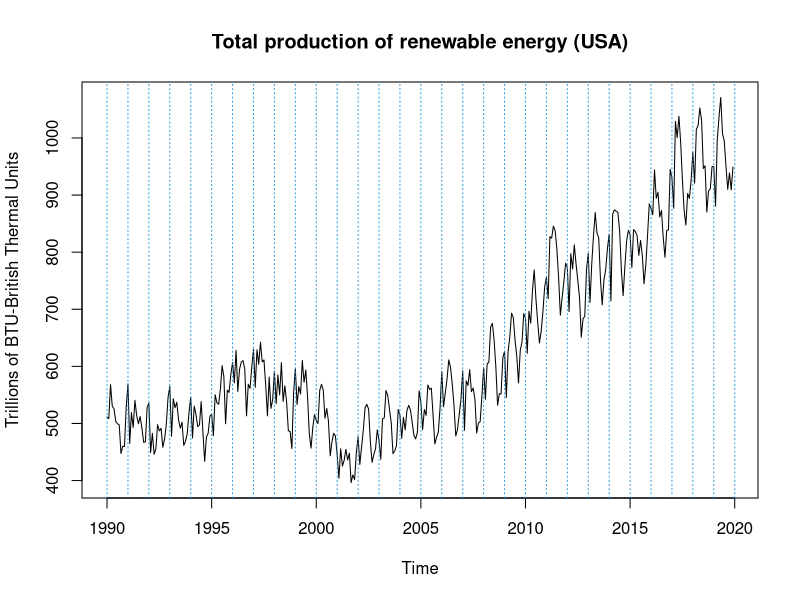
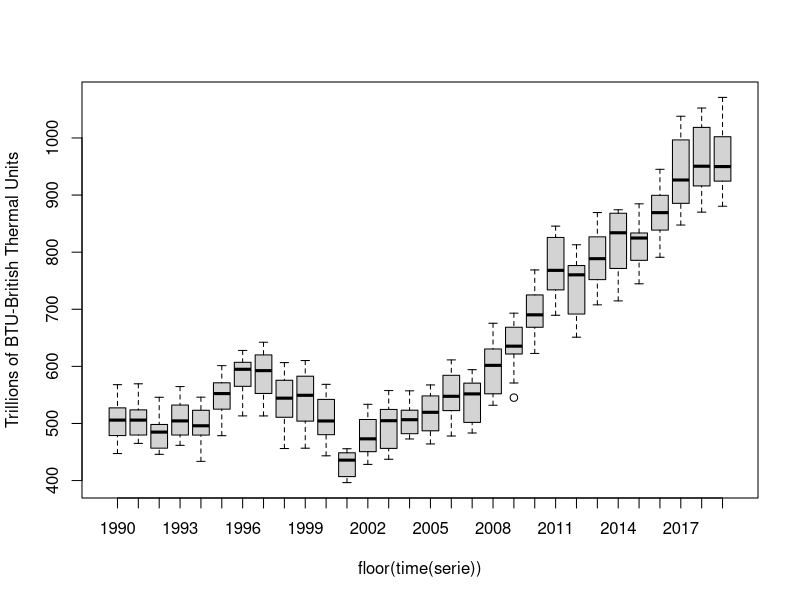
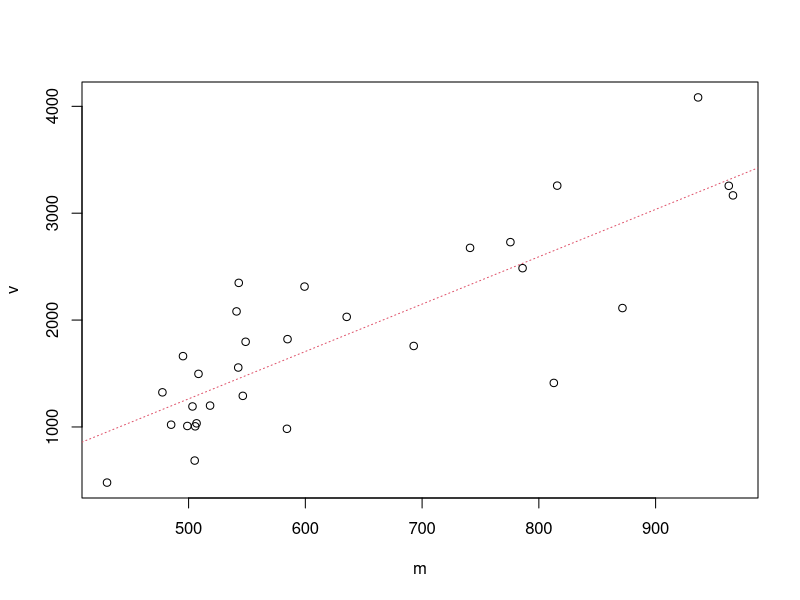
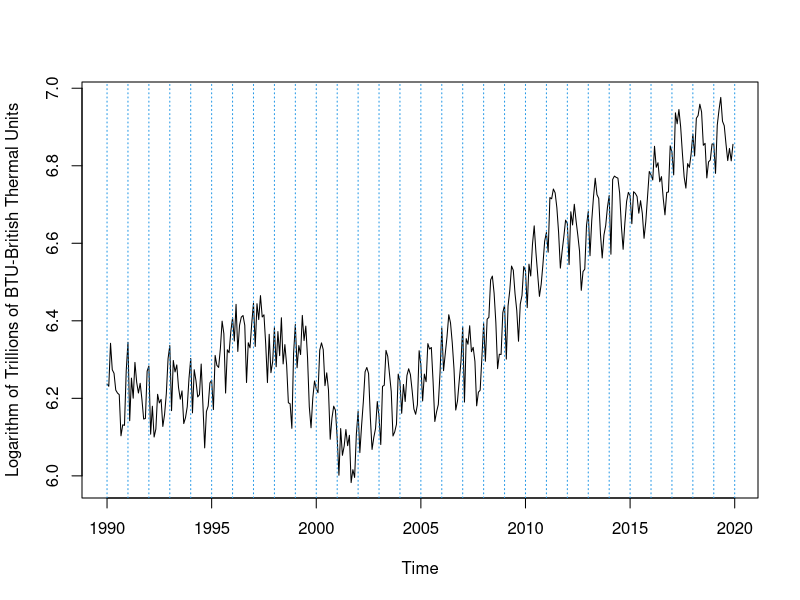
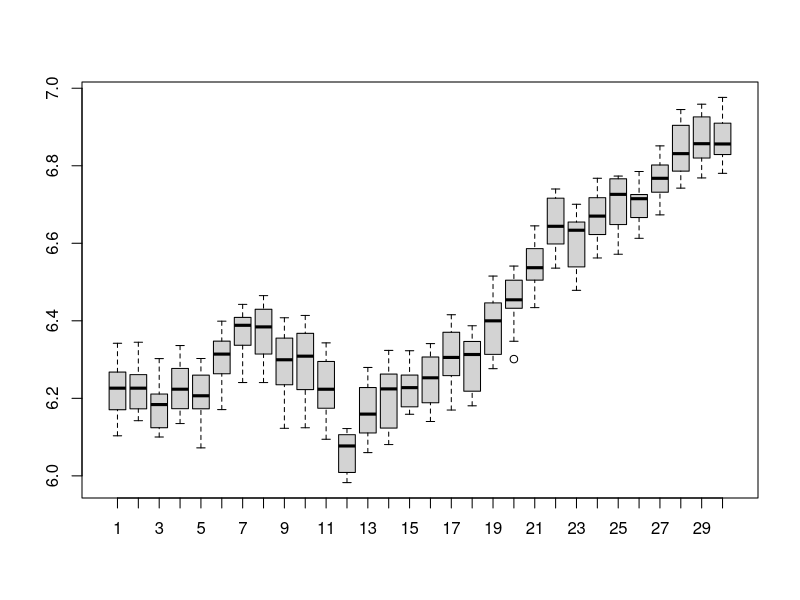
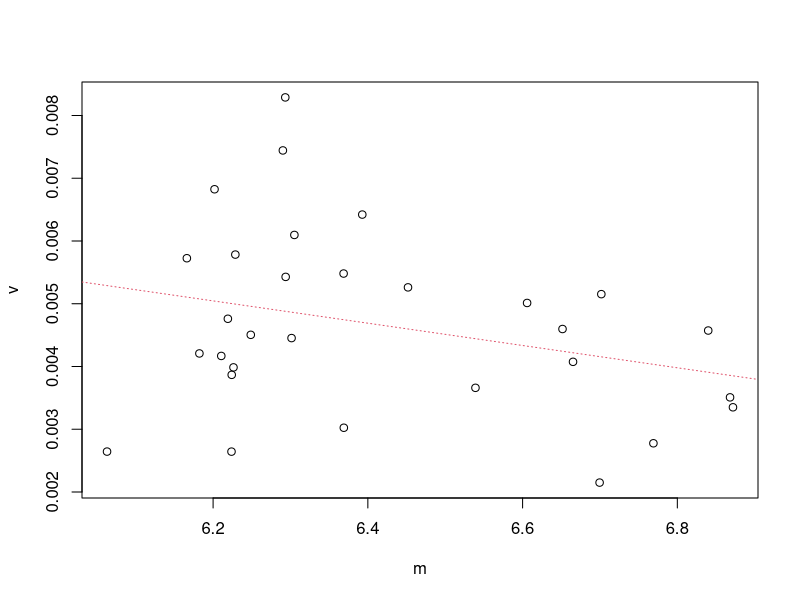
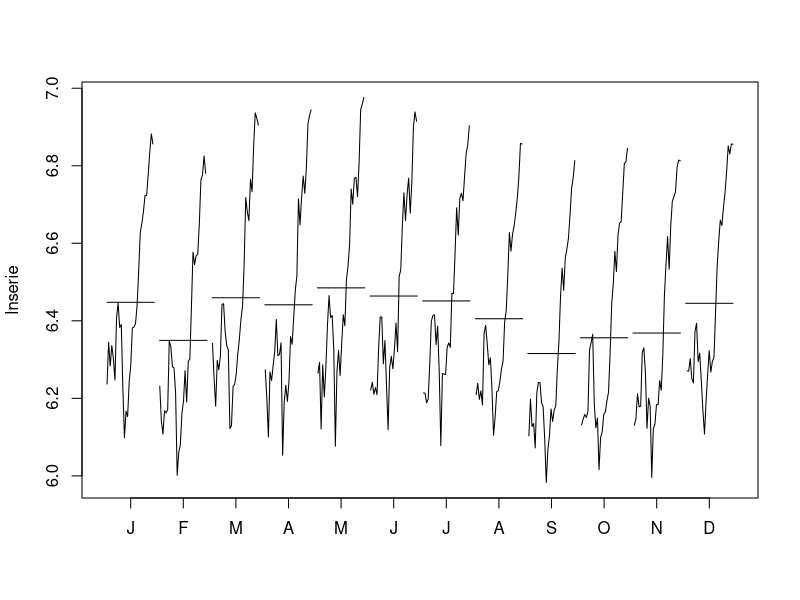
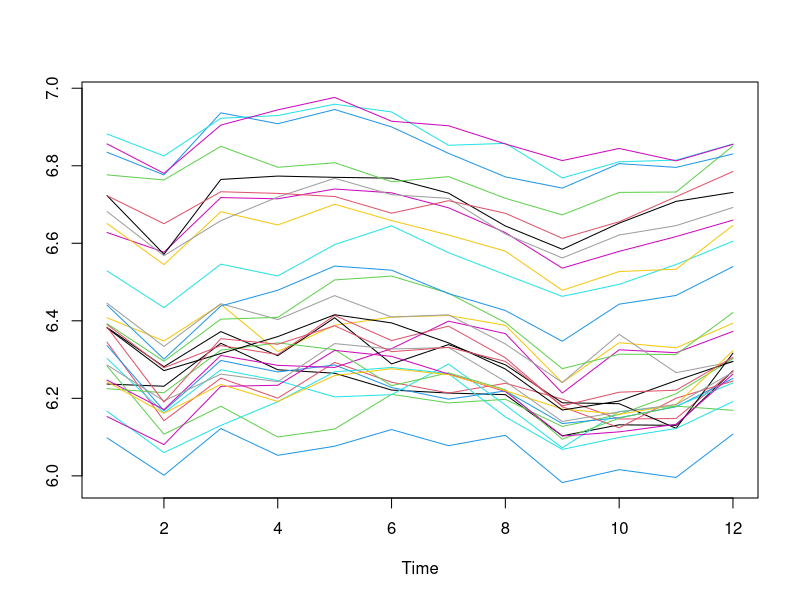

Source code (R) for these figures, in order:
## ---- chunk 1
knitr::opts_chunk$set(echo = TRUE)
## ---- chunk 2
serie=window(ts(read.table("RenewUSA.dat", header=F),start=1990,freq=12))
serie
## ---- chunk 3
plot(serie, main="Total production of renewable energy (USA)", ylab="Trillions of BTU-British Thermal Units")
abline(v=1990:2020,col=4,lty=3)
## ---- chunk 4
boxplot(serie~floor(time(serie)), ylab="Trillions of BTU-British Thermal Units")
## ---- chunk 5
m<-apply(matrix(serie,nrow=12),2,mean)
v<-apply(matrix(serie,nrow=12),2,var)
plot(v~m)
abline(lm(v~m),col=2,lty=3)
## ---- chunk 6
lnserie=log(serie)
plot(lnserie, ylab="Logarithm of Trillions of BTU-British Thermal Units")
abline(v=1990:2020,col=4,lty=3)
abline(h=0)
## ---- chunk 7
matrixlnserie <- matrix(lnserie,nrow=12)
boxplot(matrixlnserie)
## ---- chunk 8
m<-apply(matrixlnserie,2,mean)
v<-apply(matrixlnserie,2,var)
plot(v~m)
abline(lm(v~m),col=2,lty=3)
## ---- chunk 9
monthplot(lnserie)
## ---- chunk 10
ts.plot(matrix(lnserie,nrow=12),col=1:8)
## ---- chunk 11
d12lnserie<-diff(lnserie,lag=12)
plot(d12lnserie)
abline(h=0)
abline(h=mean(d12lnserie),col=2)
## ---- chunk 12
monthplot(d12lnserie)
## ---- chunk 13
ts.plot(matrix(d12lnserie,nrow=12),col=1:8)
## ---- chunk 14
d1d12lnserie=diff(d12lnserie)
plot(d1d12lnserie)
abline(h=0)
abline(h=mean(d1d12lnserie),col=2)
## ---- chunk 15
d1d1d12lnserie=diff(d1d12lnserie)
plot(d1d1d12lnserie)
abline(h=0)
abline(h=mean(d1d1d12lnserie),col=2)
## ---- chunk 16
var(serie)
## ---- chunk 17
var(lnserie)
## ---- chunk 18
var(d12lnserie)
## ---- chunk 19
var(d1d12lnserie)
## ---- chunk 20
var(d1d1d12lnserie)
## ---- chunk 21
par(mfrow=c(1,2))
acf(d1d12lnserie, ylim=c(-1,1), lag.max=60, col=c(2,rep(1,11)), main ="ACF(serie)", lwd=2)
pacf(d1d12lnserie, ylim=c(-1,1), lag.max=60, col=c(rep(1,11),2), main ="PACF(serie)", lwd=2)
## ---- chunk 22
plot(d1d12lnserie)
abline(h=0) # black at 0
abline(h=mean(d1d12lnserie), col=2) # red close to 0
## ---- chunk 23
(mod0a=arima(d1d12lnserie,order=c(0,0,2),seasonal=list(order=c(0,0,1),period=12)))
## ---- chunk 24
(mod0b=arima(d1d12lnserie,order=c(3,0,0),seasonal=list(order=c(0,0,1),period=12)))
## ---- chunk 25
(mod0c=arima(d1d12lnserie,order=c(1,0,1),seasonal=list(order=c(0,0,1),period=12)))
## ---- chunk 26
(mod0d=arima(d1d12lnserie,order=c(0,0,2),seasonal=list(order=c(4,0,0),period=12)))
## ---- chunk 27
(mod0e=arima(d1d12lnserie,order=c(3,0,0),seasonal=list(order=c(4,0,0),period=12)))
## ---- chunk 28
(mod0f=arima(d1d12lnserie,order=c(1,0,1),seasonal=list(order=c(4,0,0),period=12)))
## ---- chunk 29
(mod1a <- arima(lnserie, order=c(0,1,2), seasonal=list(order=c(0,1,1), period=12)))
## ---- chunk 30
(mod1b=arima(lnserie,order=c(3,1,0),seasonal=list(order=c(0,1,1),period=12)))
## ---- chunk 31
(mod1b_2=arima(lnserie,order=c(2,1,0),seasonal=list(order=c(0,1,1),period=12)))
## ---- chunk 32
(mod1c <- arima(lnserie, order=c(1,1,1),seasonal=list(order=c(0,1,1),period=12)))
## ---- chunk 33
(mod1d=arima(lnserie,order=c(0,1,2),seasonal=list(order=c(4,1,0),period=12)))
## ---- chunk 34
(mod1e=arima(lnserie,order=c(3,1,0),seasonal=list(order=c(4,1,0),period=12)))
## ---- chunk 35
(mod1e_2=arima(lnserie,order=c(2,1,0),seasonal=list(order=c(4,1,0),period=12)))
## ---- chunk 36
(mod1f=arima(lnserie,order=c(1,1,1),seasonal=list(order=c(4,1,0),period=12)))

## ---- chunk 37
#################Validation#################################
validation=function(model){
  s=frequency(get(model$series))
  resi=model$residuals
  par(mfrow=c(2,2),mar=c(3,3,3,3))
  #Residuals plot
  plot(resi,main="Residuals")
  abline(h=0)
  abline(h=c(-3*sd(resi),3*sd(resi)),lty=3,col=4)
  #Square Root of absolute values of residuals (Homocedasticity)
  scatter.smooth(sqrt(abs(resi)),main="Square Root of Absolute residuals",
                 lpars=list(col=2))
  
  #Normal plot of residuals
  qqnorm(resi)
  qqline(resi,col=2,lwd=2)
  
  ##Histogram of residuals with normal curve
  hist(resi,breaks=20,freq=FALSE)
  curve(dnorm(x,mean=mean(resi),sd=sd(resi)),col=2,add=T)
  
  
  #ACF & PACF of residuals
  par(mfrow=c(1,2))
  acf(resi,ylim=c(-1,1),lag.max=60,col=c(2,rep(1,s-1)),lwd=2)
  pacf(resi,ylim=c(-1,1),lag.max=60,col=c(rep(1,s-1),2),lwd=2)
  par(mfrow=c(1,1))
  
  #Ljung-Box p-values
  par(mar=c(2,2,1,1))
  tsdiag(model,gof.lag=7*s)
  cat("\n--------------------------------------------------------------------\n")
  print(model)
  
  #Stationary and Invertible
  cat("\nModul of AR Characteristic polynomial Roots: ", 
      Mod(polyroot(c(1,-model$model$phi))),"\n")
  cat("\nModul of MA Characteristic polynomial Roots: ",
      Mod(polyroot(c(1,model$model$theta))),"\n")
  
  suppressMessages(require(forecast,quietly=TRUE,warn.conflicts=FALSE))
  plot(model)
  
  #Model expressed as an MA infinity (psi-weights)
  psis=ARMAtoMA(ar=model$model$phi,ma=model$model$theta,lag.max=36)
  names(psis)=paste("psi",1:36)
  cat("\nPsi-weights (MA(inf))\n")
  cat("\n--------------------\n")
  print(psis[1:24])
  
  #Model expressed as an AR infinity (pi-weights)
  pis=-ARMAtoMA(ar=-model$model$theta,ma=-model$model$phi,lag.max=36)
  names(pis)=paste("pi",1:36)
  cat("\nPi-weights (AR(inf))\n")
  cat("\n--------------------\n")
  print(pis[1:24])
   
  cat("\nDescriptive Statistics for the Residuals\n")
  cat("\n----------------------------------------\n") 
  
  suppressMessages(require(fBasics,quietly=TRUE,warn.conflicts=FALSE))
  ##Anderson-Darling test
  print(basicStats(resi))
  
  ## Add here complementary tests (use with caution!)
  ##---------------------------------------------------------
  cat("\nNormality Tests\n")
  cat("\n--------------------\n")
 
  ##Shapiro-Wilks Normality test
  print(shapiro.test(resi))

  suppressMessages(require(nortest,quietly=TRUE,warn.conflicts=FALSE))
  ##Anderson-Darling test
  print(ad.test(resi))
  
  suppressMessages(require(tseries,quietly=TRUE,warn.conflicts=FALSE))
  ##Jarque-Bera test
  print(jarque.bera.test(resi))
  
  cat("\nHomoscedasticity Test\n")
  cat("\n--------------------\n")
  suppressMessages(require(lmtest,quietly=TRUE,warn.conflicts=FALSE))
  ##Breusch-Pagan test
  obs=get(model$series)
  print(bptest(resi~I(obs-resi)))
  
  cat("\nIndependence Tests\n")
  cat("\n--------------------\n")
  
  ##Durbin-Watson test
  print(dwtest(resi~I(1:length(resi))))
  
  ##Ljung-Box test
  cat("\nLjung-Box test\n")
  print(t(apply(matrix(c(1:4,(1:4)*s)),1,function(el) {
    te=Box.test(resi,type="Ljung-Box",lag=el)
    c(lag=(te$parameter),statistic=te$statistic[[1]],p.value=te$p.value)})))
  
}
################# Fi Validation #################################
## ---- chunk 38
res = resid(mod1a)
plot(res, type='l')
abline(h=0)
abline(h=c(-3,-2,2,3)*sd(res), lty=3, col=4)
## ---- chunk 39
par(mfrow=c(1,2),mar=c(3,3,3,3))
#Residuals plot
plot(res,main="Residuals")
abline(h=0)
abline(h=c(-3*sd(res),3*sd(res)),lty=3,col=4)
#Square Root of absolute values of residuals (Homocedasticity)
scatter.smooth(sqrt(abs(res)),main="Square Root of Absolute residuals",
lpars=list(col=2))
## ---- chunk 40
par(mfrow=c(1,2))
acf(res^2, ylim=c(-1,1), lag.max = 72, col=c(2,rep(1,11)),lwd=2)
pacf(res^2, ylim=c(-1,1), lag.max = 72, col=c(rep(1,11),2), lwd=2)
par(mfrow=c(1,1))
## ---- chunk 41
par(mfrow=c(1,2),mar=c(3,3,3,3))
#Normal plot of residuals
qqnorm(res)
qqline(res,col=2,lwd=2)
##Histogram of residuals with normal curve
hist(res,breaks=10,freq=F)
curve(dnorm(x,mean=mean(res),sd=sd(res)),col=2,add=T)
## ---- chunk 42
validation(mod1a)
## ---- chunk 43
validation(mod1b)
## ---- chunk 44
ultim=c(2018,12)
pdq=c(1,1,2)
PDQ=c(0,1,1)

serie2=window(serie, end=ultim)
lnserie2=log(serie2)
serie1=window(serie, end=ultim+c(1,0))
lnserie1=log(serie1)

(modA=arima(lnserie1,order=pdq,seasonal=list(order=PDQ,period=12)))
## ---- chunk 45
(modB=arima(lnserie2,order=pdq,seasonal=list(order=PDQ,period=12)))
## ---- chunk 46
pred=predict(modB,n.ahead=12)
pr<-ts(c(tail(lnserie2,1),pred$pred),start=ultim,freq=12)
se<-ts(c(0,pred$se),start=ultim,freq=12)

#Intervals
tl<-ts(exp(pr-1.96*se),start=ultim,freq=12)
tu<-ts(exp(pr+1.96*se),start=ultim,freq=12)
pr<-ts(exp(pr),start=ultim,freq=12)


ts.plot(serie,tl,tu,pr,lty=c(1,2,2,1),col=c(1,4,4,2),xlim=ultim[1]+c(-2,+2),type="o",main=paste("Model ARIMA(",paste(pdq,collapse=","),")(",paste(PDQ,collapse=","),")12",sep=""))
abline(v=(ultim[1]-2):(ultim[1]+2),lty=3,col=4)
## ---- chunk 47
obs=window(serie,start=ultim+c(0,1))
pr=window(pr,start=ultim+c(0,1))
ts(data.frame(LowLim=tl[-1],Predic=pr,UpperLim=tu[-1],Observ=obs,Error=obs-pr,PercentError=(obs-pr)/obs),start=ultim+c(0,1),freq=12)
## ---- chunk 48
mod.RMSE1=sqrt(sum((obs-pr)^2)/12)
mod.MAE1=sum(abs(obs-pr))/12
mod.RMSPE1=sqrt(sum(((obs-pr)/obs)^2)/12)
mod.MAPE1=sum(abs(obs-pr)/obs)/12

data.frame("RMSE"=mod.RMSE1,"MAE"=mod.MAE1,"RMSPE"=mod.RMSPE1,"MAPE"=mod.MAPE1)
## ---- chunk 49
mCI1=mean(tu-tl)

cat("\nMean Length CI: ",mCI1)
## ---- chunk 50
pred=predict(modA,n.ahead=12)
pr<-ts(c(tail(lnserie1,1),pred$pred),start=ultim+c(1,0),freq=12)
se<-ts(c(0,pred$se),start=ultim+c(1,0),freq=12)

tl1<-ts(exp(pr-1.96*se),start=ultim+c(1,0),freq=12)
tu1<-ts(exp(pr+1.96*se),start=ultim+c(1,0),freq=12)
pr1<-ts(exp(pr),start=ultim+c(1,0),freq=12)

ts.plot(serie,tl1,tu1,pr1,lty=c(1,2,2,1),col=c(1,4,4,2),xlim=c(ultim[1]-2,ultim[1]+3),type="o",main=paste("Model ARIMA(",paste(pdq,collapse=","),")(",paste(PDQ,collapse=","),")12",sep=""))
abline(v=(ultim[1]-2):(ultim[1]+3),lty=3,col=4)
## ---- chunk 51
(previs1=window(cbind(tl1,pr1,tu1),start=ultim+c(1,0)))
